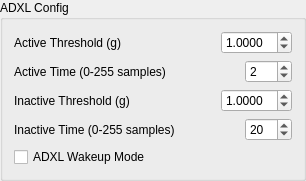
              <widget class="QGroupBox" name="groupBox">
               <property name="title">
                <string>ADXL Config</string>
               </property>
               <layout class="QFormLayout" name="formLayout">
                <item row="1" column="0">
                 <widget class="QLabel" name="label">
                  <property name="text">
                   <string>Active Threshold (g)</string>
                  </property>
                 </widget>
                </item>
                <item row="1" column="1">
                 <layout class="QHBoxLayout" name="horizontalLayout_4">
                  <item>
                   <spacer name="horizontalSpacer_5">
                    <property name="orientation">
                     <enum>Qt::Horizontal</enum>
                    </property>
                    <property name="sizeHint" stdset="0">
                     <size>
                      <width>40</width>
                      <height>20</height>
                     </size>
                    </property>
                   </spacer>
                  </item>
                  <item>
                   <widget class="QDoubleSpinBox" name="spinbox_actthresh">
                    <property name="toolTip">
                     <string extracomment="Proportional to the amount of movement from the baseline that the accelerometer must measure to be considered an &quot;active&quot; sample. Corresponds to the THRESH_ACT register of the ADXL.">&lt;html&gt;&lt;head/&gt;&lt;body&gt;&lt;p&gt;Proportional to the minimum amount of movement from the baseline that the accelerometer must measure to be considered an &amp;quot;active&amp;quot; sample. Corresponds to the THRESH_ACT register of the ADXL.&lt;/p&gt;&lt;/body&gt;&lt;/html&gt;</string>
                    </property>
                    <property name="decimals">
                     <number>4</number>
                    </property>
                    <property name="singleStep">
                     <double>0.050000000000000</double>
                    </property>
                    <property name="value">
                     <double>1.000000000000000</double>
                    </property>
                   </widget>
                  </item>
                 </layout>
                </item>
                <item row="2" column="0">
                 <widget class="QLabel" name="label_2">
                  <property name="text">
                   <string>Active Time (0-255 samples)</string>
                  </property>
                 </widget>
                </item>
                <item row="2" column="1">
                 <layout class="QHBoxLayout" name="horizontalLayout_7">
                  <item>
                   <spacer name="horizontalSpacer_6">
                    <property name="orientation">
                     <enum>Qt::Horizontal</enum>
                    </property>
                    <property name="sizeHint" stdset="0">
                     <size>
                      <width>40</width>
                      <height>20</height>
                     </size>
                    </property>
                   </spacer>
                  </item>
                  <item>
                   <widget class="QSpinBox" name="spinbox_acttime">
                    <property name="toolTip">
                     <string extracomment="How many &quot;active&quot; samples the ADXL must see before transitioning to the &quot;Active&quot; state. Corresponds to the TIME_ACT register"/>
                    </property>
                    <property name="maximum">
                     <number>255</number>
                    </property>
                    <property name="value">
                     <number>2</number>
                    </property>
                   </widget>
                  </item>
                 </layout>
                </item>
                <item row="3" column="0">
                 <widget class="QLabel" name="label_3">
                  <property name="text">
                   <string>Inactive Threshold (g)</string>
                  </property>
                 </widget>
                </item>
                <item row="3" column="1">
                 <layout class="QHBoxLayout" name="horizontalLayout_6">
                  <item>
                   <spacer name="horizontalSpacer_7">
                    <property name="orientation">
                     <enum>Qt::Horizontal</enum>
                    </property>
                    <property name="sizeHint" stdset="0">
                     <size>
                      <width>40</width>
                      <height>20</height>
                     </size>
                    </property>
                   </spacer>
                  </item>
                  <item>
                   <widget class="QDoubleSpinBox" name="spinbox_inactthresh">
                    <property name="toolTip">
                     <string extracomment="Proportional to the amount of movement from the baseline that the accelerometer must measure to be considered an &quot;active&quot; sample. Corresponds to the THRESH_ACT register of the ADXL.">&lt;html&gt;&lt;head/&gt;&lt;body&gt;&lt;p&gt;Proportional to the maximum amount of movement from the baseline that the accelerometer must measure to be considered an &amp;quot;inactive&amp;quot; sample. Corresponds to the THRESH_INACT register of the ADXL.&lt;/p&gt;&lt;/body&gt;&lt;/html&gt;</string>
                    </property>
                    <property name="decimals">
                     <number>4</number>
                    </property>
                    <property name="singleStep">
                     <double>0.050000000000000</double>
                    </property>
                    <property name="value">
                     <double>1.000000000000000</double>
                    </property>
                   </widget>
                  </item>
                 </layout>
                </item>
                <item row="4" column="0">
                 <widget class="QLabel" name="label_4">
                  <property name="text">
                   <string>Inactive Time (0-255 samples)</string>
                  </property>
                 </widget>
                </item>
                <item row="4" column="1">
                 <layout class="QHBoxLayout" name="horizontalLayout_5">
                  <item>
                   <spacer name="horizontalSpacer_8">
                    <property name="orientation">
                     <enum>Qt::Horizontal</enum>
                    </property>
                    <property name="sizeHint" stdset="0">
                     <size>
                      <width>40</width>
                      <height>20</height>
                     </size>
                    </property>
                   </spacer>
                  </item>
                  <item>
                   <widget class="QSpinBox" name="spinbox_inacttime">
                    <property name="toolTip">
                     <string>&lt;html&gt;&lt;head/&gt;&lt;body&gt;&lt;p&gt;How many &amp;quot;inactive&amp;quot; samples the ADXL must see before transitioning to the &amp;quot;Inactive&amp;quot; state. Corresponds to the TIME_INACT register&lt;/p&gt;&lt;/body&gt;&lt;/html&gt;</string>
                    </property>
                    <property name="maximum">
                     <number>255</number>
                    </property>
                    <property name="value">
                     <number>20</number>
                    </property>
                   </widget>
                  </item>
                 </layout>
                </item>
                <item row="5" column="0">
                 <widget class="QCheckBox" name="checkBox_adxlWakeup">
                  <property name="toolTip">
                   <string>&lt;html&gt;&lt;head/&gt;&lt;body&gt;&lt;p&gt;Enables Wakeup Mode, an ADXL362 low-power mode that samples for activity at 6 Hz and then automatically transitions to full-speed sampling when activity is detected. Active time is locked to 1 sample when enabled. &lt;/p&gt;&lt;/body&gt;&lt;/html&gt;</string>
                  </property>
                  <property name="text">
                   <string>ADXL Wakeup Mode</string>
                  </property>
                 </widget>
                </item>
               </layout>
              </widget>
